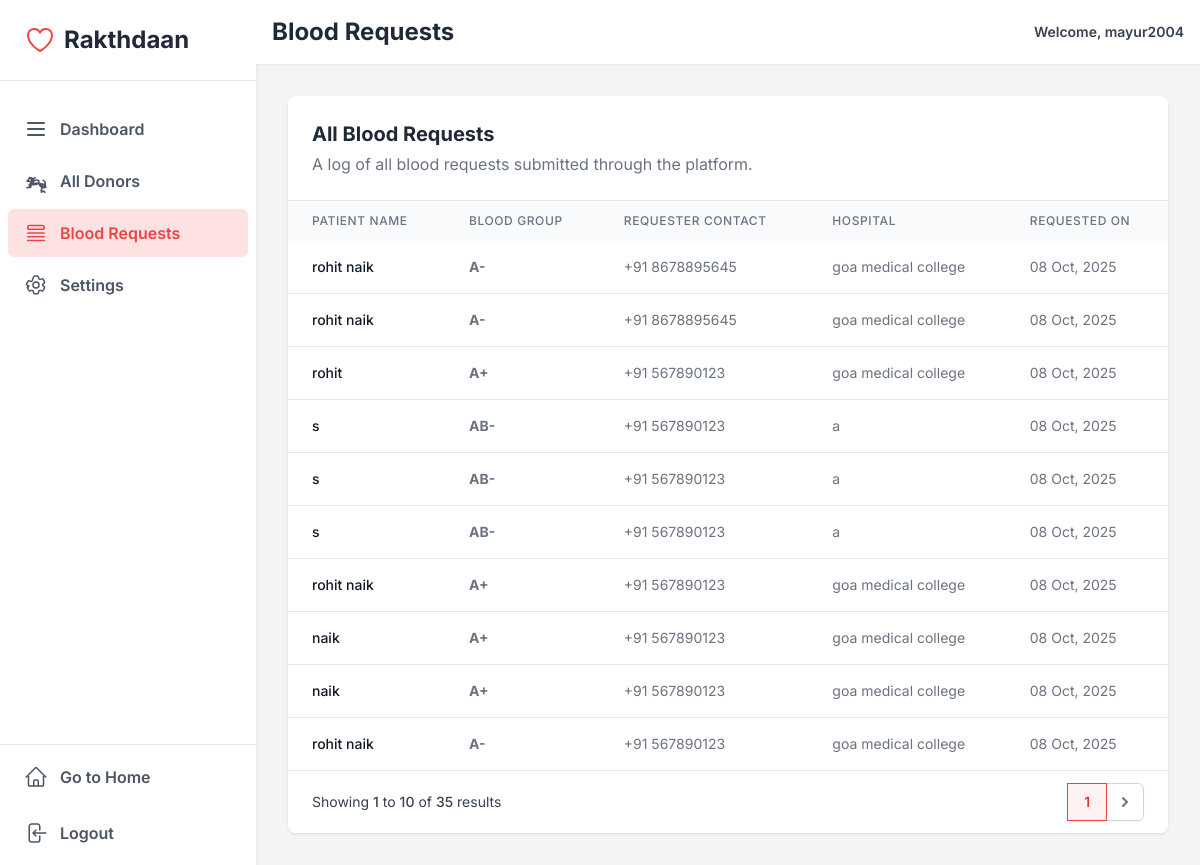
Page /show_blood_requests/ (signed in) on the earlier database version.
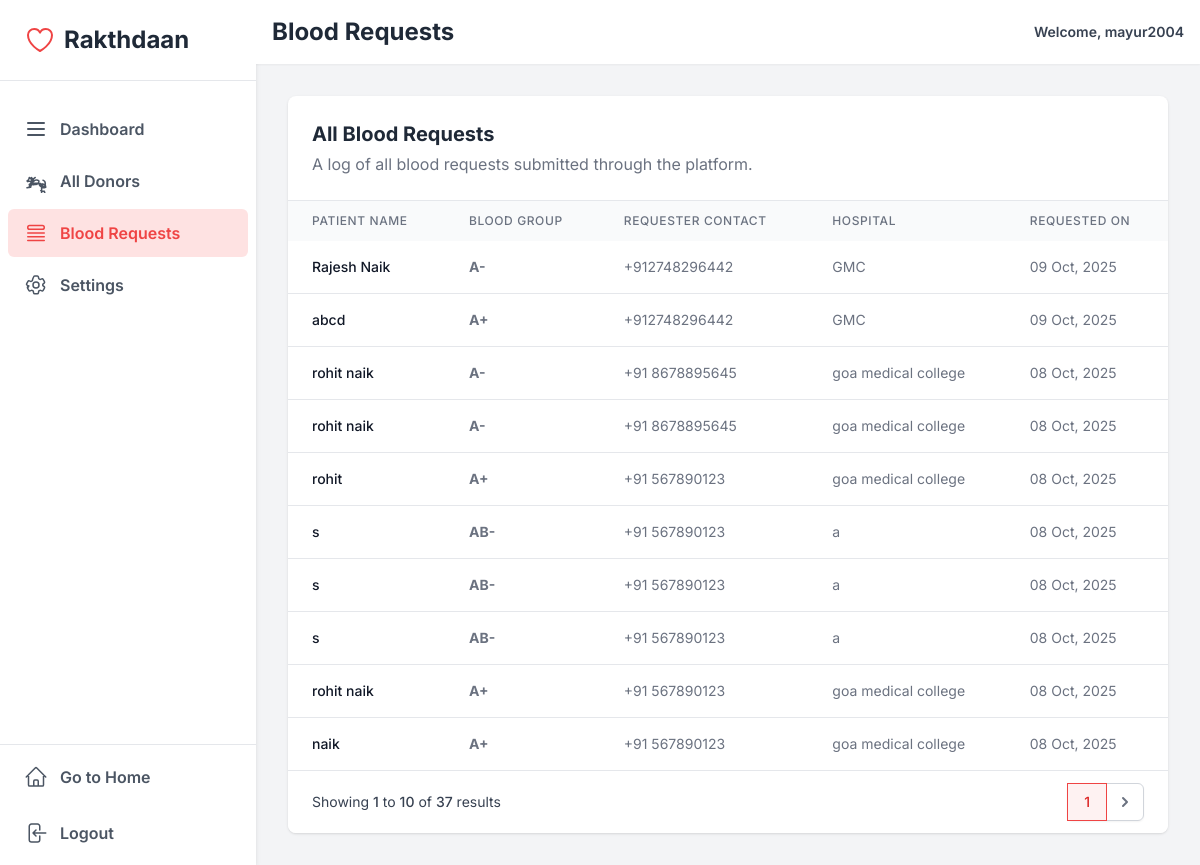
Same page on the later database version.
### home/models.py (models this page shows)
class Request_Blood(models.Model):
    patient_name = models.CharField(max_length=100, null=False, blank=False)
    blood_group = models.CharField(
        max_length=3, choices=BloodGroup.choices, null=False, blank=False)
    contact_number = models.CharField(max_length=10, null=False, blank=False)
    hospital_name = models.CharField(max_length=100, null=False, blank=False)
    created_at = models.DateTimeField(auto_now_add=True)

### adminpanel/views.py (the view)
# urls.py: path('show_blood_requests/', show_blood_requests_view, name='show_blood_requests'),
@login_required
def show_blood_requests_view(request):
    if not request.user.is_staff:
        messages.error(request,"You do not have access to this page.")
        return redirect("/")
    request_list=Request_Blood.objects.all().order_by('-created_at')
    paginator = Paginator(request_list, 10)
    page_number =request.GET.get('page')
    display_page=paginator.get_page(page_number)
    context={'display_page':display_page}
    return render(request,"show_blood_requests.html",context)

### adminpanel/templates/show_blood_requests.html (shortened to what the changed rows need)
{% extends "base.html" %}
{% block start %}
<div>
    <script src="https://cdn.tailwindcss.com"></script>
    <div class="h-screen flex overflow-hidden bg-gray-100">
        <aside class="w-64 bg-white shadow-md hidden md:flex flex-col flex-shrink-0">
            <div class="p-6 flex items-center space-x-2 border-b">
                <h1 class="text-2xl font-bold text-gray-800">Rakthdaan</h1>
            </div>
        </aside>
        <div class="flex-1 flex flex-col overflow-y-auto">
            <header class="bg-white shadow-sm p-4 flex justify-between items-center sticky top-0 z-10">
                <h1 class="text-2xl font-bold text-gray-800">Blood Requests</h1>
            </header>
            <main class="flex-1 p-6 md:p-8">
                <div class="bg-white rounded-lg shadow overflow-hidden">
                    <div class="p-6 border-b">
                        <h2 class="text-xl font-bold text-gray-800">All Blood Requests</h2>
                    </div>
                    <div class="overflow-x-auto">
                        <table class="w-full">
                            <thead class="bg-gray-50">
                                <tr>
                                    <th class="px-6 py-3 text-left text-xs font-medium text-gray-500 uppercase tracking-wider">Patient Name</th>
                                    <th class="px-6 py-3 text-left text-xs font-medium text-gray-500 uppercase tracking-wider">Blood Group</th>
                                    <th class="px-6 py-3 text-left text-xs font-medium text-gray-500 uppercase tracking-wider">Requester Contact</th>
                                    <th class="px-6 py-3 text-left text-xs font-medium text-gray-500 uppercase tracking-wider">Hospital</th>
                                    <th class="px-6 py-3 text-left text-xs font-medium text-gray-500 uppercase tracking-wider">Requested On</th>
                                </tr>
                            </thead>
                            <tbody class="divide-y divide-gray-200">
                                {% for blood_request in display_page %}
                                <tr>
                                    <td class="px-6 py-4 whitespace-nowrap text-sm font-medium text-gray-900">{{ blood_request.patient_name }}</td>
                                    <td class="px-6 py-4 whitespace-nowrap text-sm text-gray-500 font-bold">{{ blood_request.blood_group }}</td>
                                    <td class="px-6 py-4 whitespace-nowrap text-sm text-gray-500">{{ blood_request.contact_number }}</td>
                                    <td class="px-6 py-4 whitespace-nowrap text-sm text-gray-500">{{ blood_request.hospital_name }}</td>
                                    <td class="px-6 py-4 whitespace-nowrap text-sm text-gray-500">{{ blood_request.created_at|date:"d M, Y" }}</td>
                                </tr>
                                {% empty %}
                                <tr>
                                    <td colspan="5" class="px-6 py-12 text-center text-gray-500">There have been no blood requests yet.</td>
                                </tr>
                                {% endfor %}
                            </tbody>
                        </table>
                    </div>
                       {% if display_page.has_other_pages %}
                    <div class="bg-white px-4 py-3 flex items-center justify-between border-t border-gray-200 sm:px-6">
                        <div class="hidden sm:flex-1 sm:flex sm:items-center sm:justify-between">
                            <div>
                                <p class="text-sm text-gray-700">
                                    Showing
                                    <span class="font-medium">{{ display_page.start_index }}</span>
                                    to
                                    <span class="font-medium">{{ display_page.end_index }}</span>
                                    of
                                    <span class="font-medium">{{ display_page.paginator.count }}</span>
                                    results
                                </p>
                            </div>
                            <div>
                                <nav class="relative z-0 inline-flex rounded-md shadow-sm -space-x-px" aria-label="Pagination">
                                    <a href="?page={{ display_page.number }}" aria-current="page" class="z-10 bg-red-50 border-red-500 text-red-600 relative inline-flex items-center px-4 py-2 border text-sm font-medium"> {{ display_page.number }} </a>
                                    {% if display_page.has_next %}
                                    <a href="?page={{ display_page.next_page_number }}" class="relative inline-flex items-center px-2 py-2 rounded-r-md border border-gray-300 bg-white text-sm font-medium text-gray-500 hover:bg-gray-50">
                                        <svg class="h-5 w-5" xmlns="http://www.w3.org/2000/svg" viewBox="0 0 20 20" fill="currentColor" aria-hidden="true"><path fill-rule="evenodd" d="M7.293 14.707a1 1 0 010-1.414L10.586 10 7.293 6.707a1 1 0 011.414-1.414l4 4a1 1 0 010 1.414l-4 4a1 1 0 01-1.414 0z" clip-rule="evenodd" /></svg>
                                    </a>
                                    {% endif %}
                                </nav>
                            </div>
                        </div>
                    </div>
                    {% endif %}
                </div>
            </main>
        </div>
    </div>
</div>
{% endblock %}

Differences in the rows shown:
no longer on this page (row unchanged): Request_Blood: patient_name "naik", blood_group "A+", contact_number "+91 567890123", hospital_name "goa medical college", created_at "08 Oct, 2025"
no longer on this page (row unchanged): Request_Blood: patient_name "rohit naik", blood_group "A-", contact_number "+91 567890123", hospital_name "goa medical college", created_at "08 Oct, 2025"
added Request_Blood: patient_name "Rajesh Naik", blood_group "A-", contact_number "+912748296442", hospital_name "GMC", created_at "09 Oct, 2025"
added Request_Blood: patient_name "abcd", blood_group "A+", contact_number "+912748296442", hospital_name "GMC", created_at "09 Oct, 2025"
Other differences:
{{ display_page.paginator.count }}: "35" → "37"
